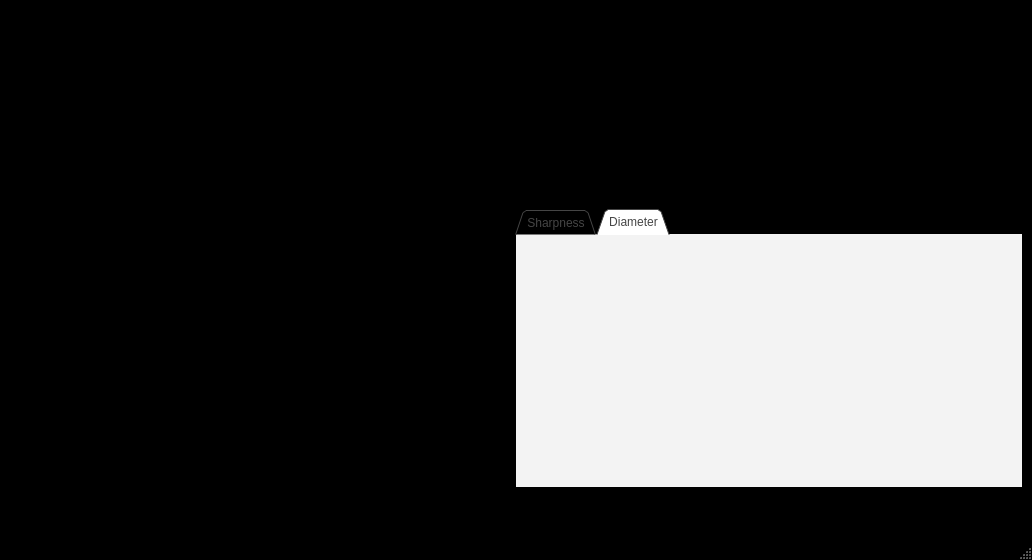
<?xml version="1.0" encoding="UTF-8"?>
<ui version="4.0">
 <class>MainWindow</class>
 <widget class="QMainWindow" name="MainWindow">
  <property name="geometry">
   <rect>
    <x>0</x>
    <y>0</y>
    <width>1032</width>
    <height>560</height>
   </rect>
  </property>
  <property name="palette">
   <palette>
    <active>
     <colorrole role="WindowText">
      <brush brushstyle="SolidPattern">
       <color alpha="255">
        <red>0</red>
        <green>0</green>
        <blue>0</blue>
       </color>
      </brush>
     </colorrole>
     <colorrole role="Button">
      <brush brushstyle="SolidPattern">
       <color alpha="255">
        <red>232</red>
        <green>232</green>
        <blue>232</blue>
       </color>
      </brush>
     </colorrole>
     <colorrole role="Light">
      <brush brushstyle="SolidPattern">
       <color alpha="255">
        <red>255</red>
        <green>255</green>
        <blue>255</blue>
       </color>
      </brush>
     </colorrole>
     <colorrole role="Midlight">
      <brush brushstyle="SolidPattern">
       <color alpha="255">
        <red>232</red>
        <green>232</green>
        <blue>232</blue>
       </color>
      </brush>
     </colorrole>
     <colorrole role="Dark">
      <brush brushstyle="SolidPattern">
       <color alpha="255">
        <red>191</red>
        <green>191</green>
        <blue>191</blue>
       </color>
      </brush>
     </colorrole>
     <colorrole role="Text">
      <brush brushstyle="SolidPattern">
       <color alpha="255">
        <red>0</red>
        <green>0</green>
        <blue>0</blue>
       </color>
      </brush>
     </colorrole>
     <colorrole role="ButtonText">
      <brush brushstyle="SolidPattern">
       <color alpha="255">
        <red>0</red>
        <green>0</green>
        <blue>0</blue>
       </color>
      </brush>
     </colorrole>
     <colorrole role="Base">
      <brush brushstyle="SolidPattern">
       <color alpha="255">
        <red>255</red>
        <green>255</green>
        <blue>255</blue>
       </color>
      </brush>
     </colorrole>
     <colorrole role="Window">
      <brush brushstyle="SolidPattern">
       <color alpha="255">
        <red>0</red>
        <green>0</green>
        <blue>0</blue>
       </color>
      </brush>
     </colorrole>
     <colorrole role="Shadow">
      <brush brushstyle="SolidPattern">
       <color alpha="255">
        <red>220</red>
        <green>220</green>
        <blue>220</blue>
       </color>
      </brush>
     </colorrole>
     <colorrole role="AlternateBase">
      <brush brushstyle="SolidPattern">
       <color alpha="255">
        <red>243</red>
        <green>243</green>
        <blue>243</blue>
       </color>
      </brush>
     </colorrole>
    </active>
    <inactive>
     <colorrole role="WindowText">
      <brush brushstyle="SolidPattern">
       <color alpha="255">
        <red>69</red>
        <green>69</green>
        <blue>69</blue>
       </color>
      </brush>
     </colorrole>
     <colorrole role="Button">
      <brush brushstyle="SolidPattern">
       <color alpha="255">
        <red>232</red>
        <green>232</green>
        <blue>232</blue>
       </color>
      </brush>
     </colorrole>
     <colorrole role="Light">
      <brush brushstyle="SolidPattern">
       <color alpha="255">
        <red>255</red>
        <green>255</green>
        <blue>255</blue>
       </color>
      </brush>
     </colorrole>
     <colorrole role="Midlight">
      <brush brushstyle="SolidPattern">
       <color alpha="255">
        <red>232</red>
        <green>232</green>
        <blue>232</blue>
       </color>
      </brush>
     </colorrole>
     <colorrole role="Dark">
      <brush brushstyle="SolidPattern">
       <color alpha="255">
        <red>191</red>
        <green>191</green>
        <blue>191</blue>
       </color>
      </brush>
     </colorrole>
     <colorrole role="Text">
      <brush brushstyle="SolidPattern">
       <color alpha="255">
        <red>69</red>
        <green>69</green>
        <blue>69</blue>
       </color>
      </brush>
     </colorrole>
     <colorrole role="ButtonText">
      <brush brushstyle="SolidPattern">
       <color alpha="255">
        <red>0</red>
        <green>0</green>
        <blue>0</blue>
       </color>
      </brush>
     </colorrole>
     <colorrole role="Base">
      <brush brushstyle="SolidPattern">
       <color alpha="255">
        <red>255</red>
        <green>255</green>
        <blue>255</blue>
       </color>
      </brush>
     </colorrole>
     <colorrole role="Window">
      <brush brushstyle="SolidPattern">
       <color alpha="255">
        <red>0</red>
        <green>0</green>
        <blue>0</blue>
       </color>
      </brush>
     </colorrole>
     <colorrole role="Shadow">
      <brush brushstyle="SolidPattern">
       <color alpha="255">
        <red>220</red>
        <green>220</green>
        <blue>220</blue>
       </color>
      </brush>
     </colorrole>
     <colorrole role="AlternateBase">
      <brush brushstyle="SolidPattern">
       <color alpha="255">
        <red>243</red>
        <green>243</green>
        <blue>243</blue>
       </color>
      </brush>
     </colorrole>
    </inactive>
    <disabled>
     <colorrole role="WindowText">
      <brush brushstyle="SolidPattern">
       <color alpha="255">
        <red>191</red>
        <green>191</green>
        <blue>191</blue>
       </color>
      </brush>
     </colorrole>
     <colorrole role="Button">
      <brush brushstyle="SolidPattern">
       <color alpha="255">
        <red>232</red>
        <green>232</green>
        <blue>232</blue>
       </color>
      </brush>
     </colorrole>
     <colorrole role="Light">
      <brush brushstyle="SolidPattern">
       <color alpha="255">
        <red>255</red>
        <green>255</green>
        <blue>255</blue>
       </color>
      </brush>
     </colorrole>
     <colorrole role="Midlight">
      <brush brushstyle="SolidPattern">
       <color alpha="255">
        <red>232</red>
        <green>232</green>
        <blue>232</blue>
       </color>
      </brush>
     </colorrole>
     <colorrole role="Dark">
      <brush brushstyle="SolidPattern">
       <color alpha="255">
        <red>191</red>
        <green>191</green>
        <blue>191</blue>
       </color>
      </brush>
     </colorrole>
     <colorrole role="Text">
      <brush brushstyle="SolidPattern">
       <color alpha="255">
        <red>191</red>
        <green>191</green>
        <blue>191</blue>
       </color>
      </brush>
     </colorrole>
     <colorrole role="ButtonText">
      <brush brushstyle="SolidPattern">
       <color alpha="255">
        <red>191</red>
        <green>191</green>
        <blue>191</blue>
       </color>
      </brush>
     </colorrole>
     <colorrole role="Base">
      <brush brushstyle="SolidPattern">
       <color alpha="255">
        <red>0</red>
        <green>0</green>
        <blue>0</blue>
       </color>
      </brush>
     </colorrole>
     <colorrole role="Window">
      <brush brushstyle="SolidPattern">
       <color alpha="255">
        <red>0</red>
        <green>0</green>
        <blue>0</blue>
       </color>
      </brush>
     </colorrole>
     <colorrole role="Shadow">
      <brush brushstyle="SolidPattern">
       <color alpha="255">
        <red>220</red>
        <green>220</green>
        <blue>220</blue>
       </color>
      </brush>
     </colorrole>
     <colorrole role="AlternateBase">
      <brush brushstyle="SolidPattern">
       <color alpha="255">
        <red>243</red>
        <green>243</green>
        <blue>243</blue>
       </color>
      </brush>
     </colorrole>
    </disabled>
   </palette>
  </property>
  <property name="windowTitle">
   <string>CoroEval</string>
  </property>
  <property name="autoFillBackground">
   <bool>true</bool>
  </property>
  <property name="styleSheet">
   <string notr="true"/>
  </property>
  <widget class="QWidget" name="centralwidget">
   <layout class="QHBoxLayout" name="horizontalLayout" stretch="0,0">
    <item>
     <widget class="OrthoViewer" name="viewer" native="true">
      <property name="minimumSize">
       <size>
        <width>500</width>
        <height>0</height>
       </size>
      </property>
     </widget>
    </item>
    <item>
     <layout class="QVBoxLayout" name="verticalLayout_2">
      <property name="topMargin">
       <number>0</number>
      </property>
      <property name="bottomMargin">
       <number>10</number>
      </property>
      <item>
       <widget class="CoronaryProfile" name="profile" native="true">
        <property name="minimumSize">
         <size>
          <width>0</width>
          <height>175</height>
         </size>
        </property>
       </widget>
      </item>
      <item>
       <widget class="QTabWidget" name="tabWidget">
        <property name="tabPosition">
         <enum>QTabWidget::North</enum>
        </property>
        <property name="tabShape">
         <enum>QTabWidget::Triangular</enum>
        </property>
        <property name="currentIndex">
         <number>1</number>
        </property>
        <property name="elideMode">
         <enum>Qt::ElideRight</enum>
        </property>
        <widget class="QWidget" name="tab">
         <attribute name="title">
          <string>Sharpness</string>
         </attribute>
         <layout class="QHBoxLayout" name="horizontalLayout_3">
          <property name="margin">
           <number>0</number>
          </property>
          <item>
           <widget class="SharpnessPlot" name="plot" native="true">
            <property name="minimumSize">
             <size>
              <width>10</width>
              <height>250</height>
             </size>
            </property>
           </widget>
          </item>
         </layout>
        </widget>
        <widget class="QWidget" name="tab_2">
         <attribute name="title">
          <string>Diameter</string>
         </attribute>
         <layout class="QHBoxLayout" name="horizontalLayout_4">
          <property name="margin">
           <number>0</number>
          </property>
          <item>
           <widget class="SharpnessPlot" name="plot2" native="true"/>
          </item>
         </layout>
        </widget>
       </widget>
      </item>
      <item>
       <spacer name="verticalSpacer">
        <property name="orientation">
         <enum>Qt::Vertical</enum>
        </property>
        <property name="sizeHint" stdset="0">
         <size>
          <width>20</width>
          <height>40</height>
         </size>
        </property>
       </spacer>
      </item>
     </layout>
    </item>
   </layout>
  </widget>
  <widget class="QMenuBar" name="menubar">
   <property name="geometry">
    <rect>
     <x>0</x>
     <y>0</y>
     <width>1032</width>
     <height>21</height>
    </rect>
   </property>
   <widget class="QMenu" name="menuFile">
    <property name="title">
     <string>File</string>
    </property>
    <addaction name="actionOpen"/>
    <addaction name="actionExit"/>
   </widget>
   <widget class="QMenu" name="menuWindows">
    <property name="title">
     <string>Window</string>
    </property>
    <addaction name="actionPoints"/>
    <addaction name="actionNormals"/>
    <addaction name="actionEvaluationDialog"/>
   </widget>
   <widget class="QMenu" name="menuSettings">
    <property name="title">
     <string>Settings</string>
    </property>
    <addaction name="actionConfigure"/>
    <addaction name="actionLoad"/>
    <addaction name="actionSave"/>
   </widget>
   <widget class="QMenu" name="menuTools">
    <property name="title">
     <string>Tools</string>
    </property>
    <widget class="QMenu" name="menuExport_Triangulation">
     <property name="enabled">
      <bool>false</bool>
     </property>
     <property name="title">
      <string>Mesh Export</string>
     </property>
     <addaction name="actionExport_Segmentation_Mesh"/>
     <addaction name="actionExport_Tube_Mesh"/>
     <addaction name="actionExport_Centerline"/>
     <addaction name="actionExport_Surface_Points"/>
    </widget>
    <addaction name="actionRefine_Segmentation_in_Plane"/>
    <addaction name="actionOptimise_Current_Point"/>
    <addaction name="actionOptimise_All_Points"/>
    <addaction name="menuExport_Triangulation"/>
   </widget>
   <widget class="QMenu" name="menuAbout">
    <property name="title">
     <string>About</string>
    </property>
    <addaction name="actionCoroEval"/>
    <addaction name="actionQt"/>
   </widget>
   <addaction name="menuFile"/>
   <addaction name="menuWindows"/>
   <addaction name="menuTools"/>
   <addaction name="menuSettings"/>
   <addaction name="menuAbout"/>
  </widget>
  <widget class="QStatusBar" name="statusbar"/>
  <action name="actionOpen">
   <property name="text">
    <string>Open</string>
   </property>
   <property name="shortcut">
    <string>O</string>
   </property>
  </action>
  <action name="actionPoints">
   <property name="text">
    <string>Points</string>
   </property>
   <property name="shortcut">
    <string>P</string>
   </property>
  </action>
  <action name="actionNormals">
   <property name="text">
    <string>Profile Lines</string>
   </property>
   <property name="shortcut">
    <string>L</string>
   </property>
  </action>
  <action name="actionEvaluationDialog">
   <property name="text">
    <string>Evaluation Dialog</string>
   </property>
   <property name="shortcut">
    <string>E</string>
   </property>
  </action>
  <action name="actionConfigure">
   <property name="text">
    <string>Configure...</string>
   </property>
  </action>
  <action name="actionLoad">
   <property name="text">
    <string>Load...</string>
   </property>
  </action>
  <action name="actionSave">
   <property name="text">
    <string>Save...</string>
   </property>
  </action>
  <action name="actionStenosisEvaluation">
   <property name="text">
    <string>Stenosis Evaluation</string>
   </property>
   <property name="shortcut">
    <string>S</string>
   </property>
  </action>
  <action name="actionExit">
   <property name="text">
    <string>Exit</string>
   </property>
  </action>
  <action name="actionRefine_Segmentation_in_Plane">
   <property name="enabled">
    <bool>false</bool>
   </property>
   <property name="text">
    <string>Manual Segmentation Correction</string>
   </property>
   <property name="shortcut">
    <string>F4</string>
   </property>
  </action>
  <action name="actionOptimise_Current_Point">
   <property name="enabled">
    <bool>false</bool>
   </property>
   <property name="text">
    <string>Optimise Current Point</string>
   </property>
   <property name="shortcut">
    <string>F5</string>
   </property>
  </action>
  <action name="actionOptimise_All_Points">
   <property name="enabled">
    <bool>false</bool>
   </property>
   <property name="text">
    <string>Optimise All Points</string>
   </property>
   <property name="shortcut">
    <string>F6</string>
   </property>
  </action>
  <action name="actionCoroEval">
   <property name="text">
    <string>CoroEval</string>
   </property>
  </action>
  <action name="actionQt">
   <property name="text">
    <string>Qt</string>
   </property>
  </action>
  <action name="actionExport_Segmentation_Mesh">
   <property name="text">
    <string>Export Segmentation Mesh</string>
   </property>
  </action>
  <action name="actionExport_Tube_Mesh">
   <property name="text">
    <string>Export Tube Mesh</string>
   </property>
  </action>
  <action name="actionExport_Centerline">
   <property name="text">
    <string>Export Centerline</string>
   </property>
  </action>
  <action name="actionExport_Surface_Points">
   <property name="text">
    <string>Export Surface Points</string>
   </property>
  </action>
 </widget>
 <customwidgets>
  <customwidget>
   <class>CoronaryProfile</class>
   <extends>QWidget</extends>
   <header>coronaryprofile.h</header>
   <container>1</container>
  </customwidget>
  <customwidget>
   <class>SharpnessPlot</class>
   <extends>QWidget</extends>
   <header>sharpnessplot.h</header>
   <container>1</container>
  </customwidget>
  <customwidget>
   <class>OrthoViewer</class>
   <extends>QWidget</extends>
   <header>orthoviewer.h</header>
   <container>1</container>
  </customwidget>
 </customwidgets>
 <resources/>
 <connections/>
</ui>
